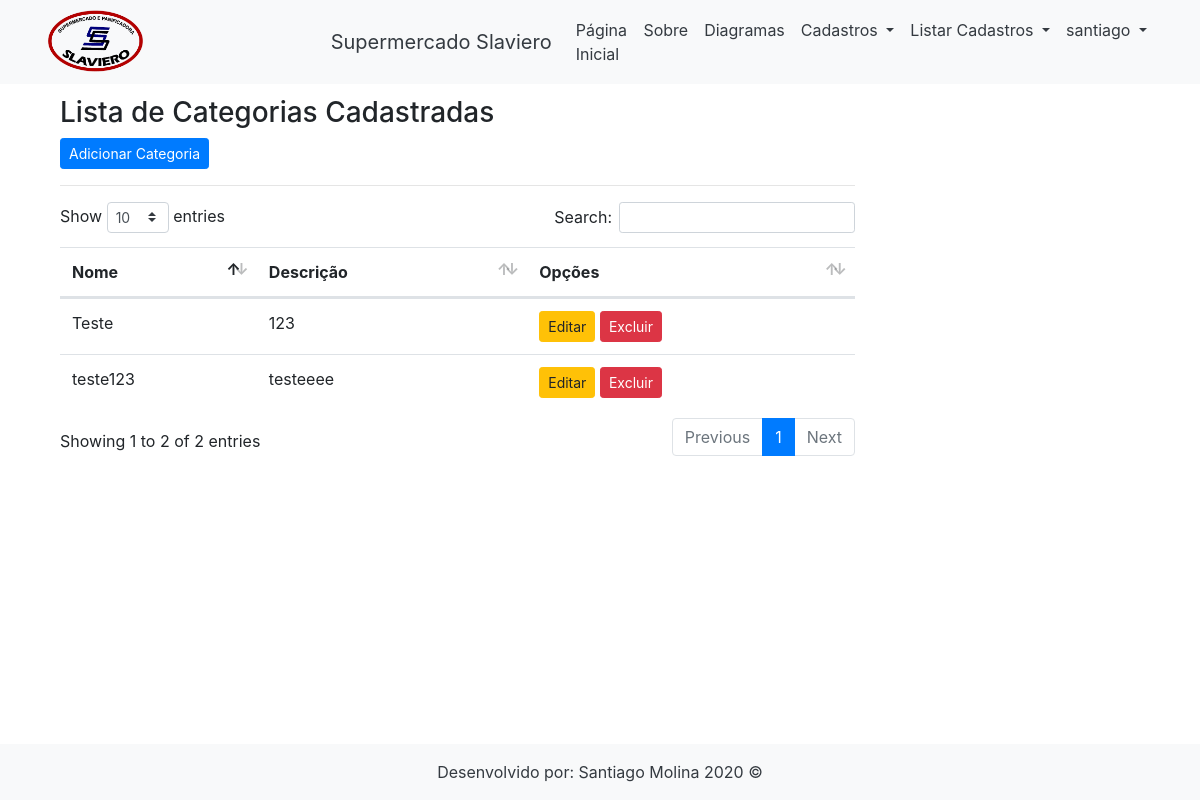
Screenshot of /listar/categoria/ (signed in) with the database file from the repository.
### cadastros/models.py (models this page shows, shortened)
class Categoria(models.Model):
    nome = models.CharField(max_length=80)
    descricao = models.CharField(max_length=100, verbose_name="Descrição")

### cadastros/views.py (the view)
# urls.py: path('listar/categoria/', CategoriaList.as_view(), name='listar-categoria'),
class CategoriaList(LoginRequiredMixin, ListView):
    login_url = reverse_lazy('login')
    model = Categoria
    template_name = 'cadastros/listas/categoria.html'

### cadastros/templates/cadastros/listas/categoria.html (shortened to what this page needs)
{% extends 'paginas/modelo.html' %}
{% load static %}
{% block slide %}
<div class="col-lg-12">
    <p></p><br>
    <h3>Lista de Categorias Cadastradas</h3>
    <a href="{% url 'cadastrar-categoria' %}" class="btn btn-primary btn-sm">Adicionar Categoria</a>
    <hr>
    <div class="table responsive">
        <table class="table table striped" id="tabela_categoria">
            <thead>
                <tr>
                    <th>Nome</th>
                    <th>Descrição</th>
                    <th>Opções</th>
                </tr>
            </thead>
            <tbody>
                {% for categoria in object_list %}
                <tr>
                    <td>{{ categoria.nome }}</td>
                    <td>{{ categoria.descricao }}</td>
                    <td>
                        <a href="{% url 'editar-categoria' categoria.pk %}" class="btn btn-warning btn-sm"
                            title="Excluir">Editar</a>
                        <a href="{% url 'excluir-categoria' categoria.pk%}" class="btn btn-danger btn-sm"
                            title="Editar">Excluir</a>
                    </td>
                </tr>
                {% empty %}
                <tr>
                    <td colspan="3">Nenhum campo registrado.</td>
                </tr>
                {% endfor %}
            </tbody>
        </table>
    </div>
</div>
{% endblock %}

### paginas/templates/paginas/modelo.html (shortened to what this page needs)
{% load static %}
<!DOCTYPE html>
<html lang="pt-br">
<head>
    <link rel="stylesheet" href="{% static 'css/bootstrap.min.css' %}">
    <link rel="stylesheet" href="{% static 'css/font-awesome.min.css' %}">
    <link rel="stylesheet" href="{% static 'css/shop-homepage.css' %}">
    <link rel="stylesheet" type="text/css" href="{% static 'css/datatables.min.css' %}">
</head>
<body>
    {% block cabecalho %}
    <nav class="navbar navbar-expand-lg navbar-dark bg-light fixed-top">
        <div class="container">
            <img src="{% static 'img/logo.png'%}" width="100">
            <a class="navbar-brand text-dark" href="{% url 'index' %}">
                &nbsp&nbsp&nbsp&nbsp&nbsp&nbsp&nbsp&nbsp&nbsp&nbsp&nbsp&nbsp&nbsp&nbsp&nbsp&nbsp&nbsp&nbsp&nbsp&nbsp&nbsp&nbsp&nbsp&nbsp&nbsp&nbsp&nbsp&nbsp&nbsp&nbsp&nbsp&nbsp
                Supermercado Slaviero</a>
            <div class="collapse navbar-collapse" id="navbarResponsive">
                <ul class="navbar-nav ml-auto">
                    <li class="nav-item active">
                        <a class="nav-link text-dark" href="{%url 'index'%}">Página Inicial
                        </a>
                    </li>
                    <li class="nav-item">
                        <a class="nav-link text-dark" href="{%url 'sobre'%}">Sobre</a>
                    </li>
                    <li class="nav-item">
                        <a class="nav-link text-dark" href="{%url 'diagramas'%}">Diagramas</a>
                    </li>
                    {% if request.user.is_authenticated %}
                    <li class="nav-item dropdown text-dark">
                        <a class="nav-link text-dark dropdown-toggle" href="#" id="navbarDropdownPortfolio"
                            data-toggle="dropdown" aria-haspopup="true" aria-expanded="false">
                            Cadastros
                        </a>
                    </li>
                    {% endif %}
                    {% if request.user.is_authenticated %}
                    <li class="nav-item dropdown text-dark">
                        <a class="nav-link dropdown-toggle text-dark" href="#" id="navbarDropdownBlog"
                            data-toggle="dropdown" aria-haspopup="true" aria-expanded="false">
                            Listar Cadastros
                        </a>
                    </li>
                    {% endif %}
                    {% if request.user.is_authenticated %}
                    <li class="nav-item dropdown text-dark">
                        <a class="nav-link dropdown-toggle text-dark" href="#" id="navbarDropdownBlog"
                            data-toggle="dropdown" aria-haspopup="true" aria-expanded="false">
                            {{ request.user }}
                        </a>
                    </li>
                    {% endif %}
                </ul>
            </div>
        </div>
    </nav>
    {% endblock %}
    <div class="container">
        <div class="row">
            <div class="col-lg-9">
                {% block slide %}{% endblock %}
                <div class="row">
                </div>
            </div>
        </div>
    </div>
    {% block rodape %}
    <footer class="py-3 bg-light fixed-bottom">
        <div class="container">
            <p class="m-0 text-center text-dark">Desenvolvido por: Santiago Molina 2020 &copy;</p>
        </div>
    </footer>
    {% endblock %}
</body>
</html>

### static/css/shop-homepage.css (style rules this page uses)
body { padding-top: 56px; }

### rows the page displays
Categoria: nome "teste123", descricao "testeeee"
Categoria: nome "Teste", descricao "123"

### other values shown
{{ request.user }} "santiago"
